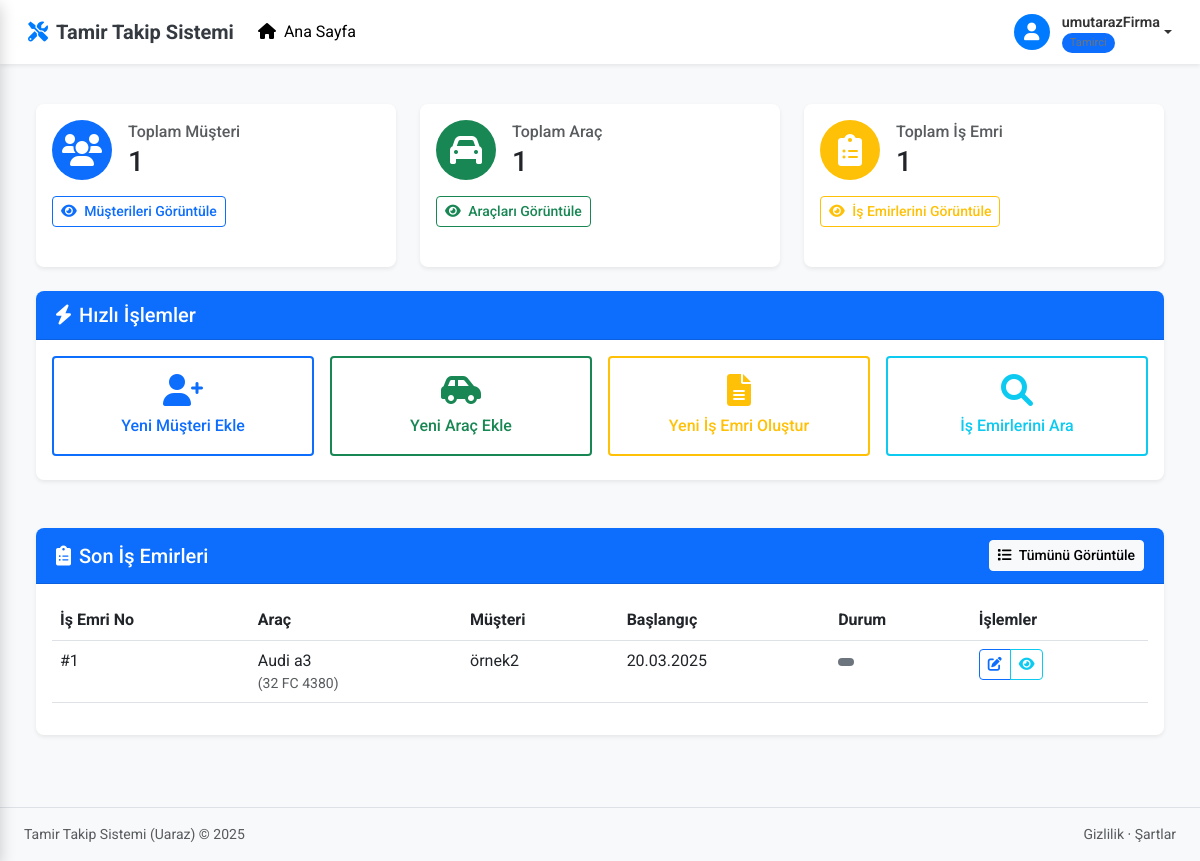
Before: /home/ (signed in) with the older database file.
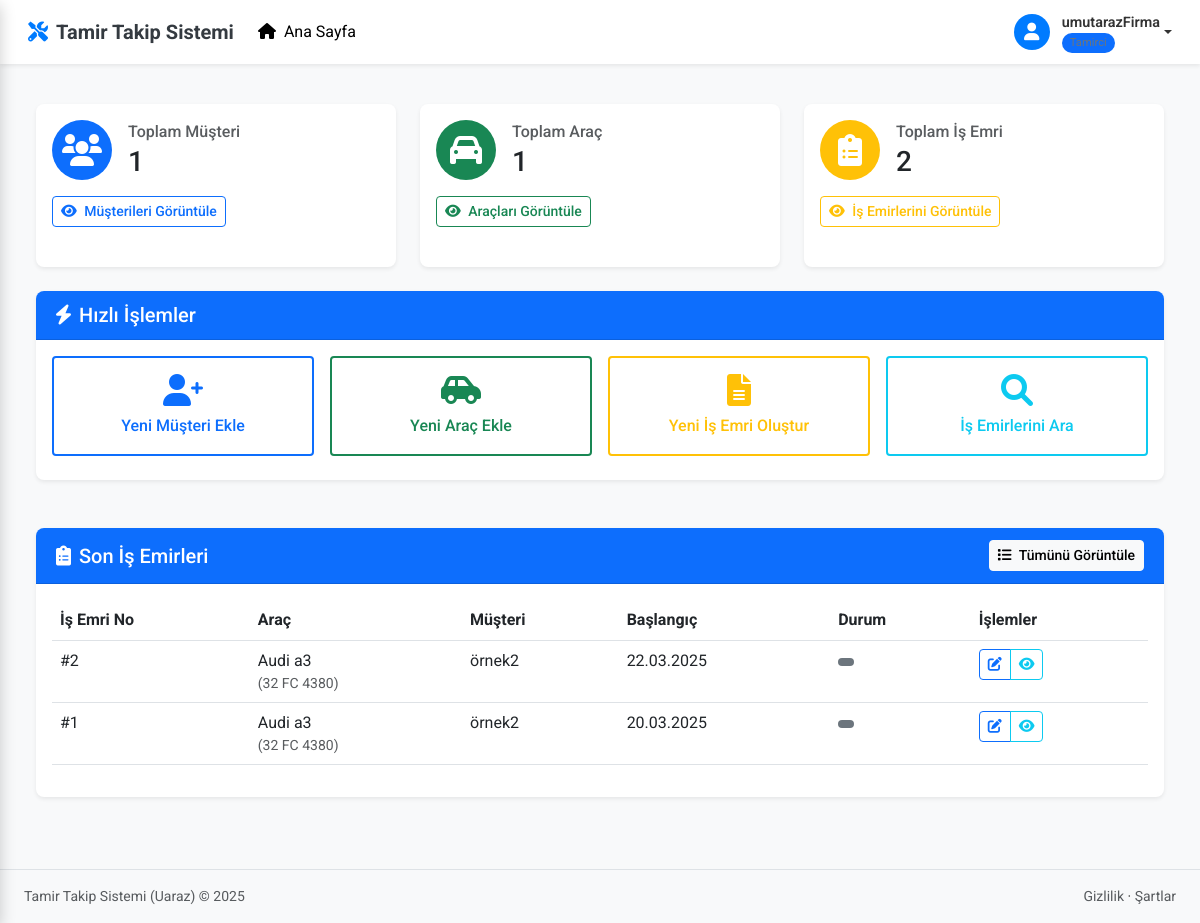
After: the same page with the newer database file.
### core/models.py (models this page shows, shortened)
class IsEmri(models.Model):
    DURUM_SECENEKLERI = (
        ('beklemede', 'Beklemede'),
        ('incelemede', 'İncelemede'),
        ('onarim_sureci', 'Onarım Sürecinde'),
        ('test_asamasi', 'Test Aşamasında'),
        ('tamamlandi', 'Tamamlandı'),
        ('iptal_edildi', 'İptal Edildi'),
    )
    ONCELIK_SECENEKLERI = [
        ('normal', 'Normal'),
        ('yuksek', 'Yüksek'),
        ('acil', 'Acil'),
    ]
    arac = models.ForeignKey('Arac', on_delete=models.CASCADE, related_name='isemirleri')
    aciklama = models.TextField()
    durum = models.CharField(max_length=20, choices=DURUM_SECENEKLERI, default='beklemede')
    oncelik = models.CharField(max_length=10, choices=ONCELIK_SECENEKLERI, default='normal')
    teknisyen = models.ForeignKey(User, on_delete=models.SET_NULL, null=True, blank=True)
    baslama_tarihi = models.DateTimeField(
        verbose_name="Başlama Tarihi",
        default=timezone.now
    )
    bitis_tarihi = models.DateTimeField(null=True, blank=True, verbose_name="Bitiş Tarihi")
    olusturma_tarihi = models.DateTimeField(auto_now_add=True, verbose_name="Oluşturma Tarihi")
    yapilan_islemler = models.TextField(blank=True, verbose_name="Yapılan İşlemler")
    kullanilan_parcalar = models.TextField(blank=True, verbose_name="Kullanılan Parçalar")
    toplam_maliyet = models.DecimalField(max_digits=10, decimal_places=2, default=0, verbose_name="Toplam Maliyet")
    kilometre = models.IntegerField(null=True, blank=True, verbose_name="Kilometre")
    notlar = models.TextField(blank=True, verbose_name="Notlar")
    class Meta:
        ordering = ['-baslama_tarihi']
        verbose_name = "İş Emri"
        verbose_name_plural = "İş Emirleri"

class Arac(models.Model):
    musteri = models.ForeignKey(Musteri, on_delete=models.CASCADE)
    marka = models.CharField(max_length=100)
    model = models.CharField(max_length=100)
    plaka = models.CharField(max_length=20, unique=True)
    uretim_yili = models.IntegerField()
    uretim_yili = models.IntegerField(default=2000)
    _son_isemri_cache = None
    @property
    def son_isemri(self):
        """Aracın en son iş emrini döndürür"""
        if self._son_isemri_cache is not None:
            return self._son_isemri_cache
        try:
            return self.isemirleri.order_by('-olusturma_tarihi').first()
        except AttributeError:
            try:
                return self.isemri_set.order_by('-olusturma_tarihi').first()
            except:
                return None

class Musteri(models.Model):
    user = models.ForeignKey(User, on_delete=models.CASCADE, null=True, blank=True, default=None)
    ad = models.CharField(max_length=255)
    telefon = models.CharField(max_length=20)
    adres = models.TextField()
    email = models.EmailField(unique=True, blank=True, null=True)

### core/views.py (the view)
# urls.py: path('home/', login_required(tamirci_required(HomeView.as_view())), name='home'),
class HomeView(LoginRequiredMixin, TemplateView):
    template_name = "core/home.html"
    def dispatch(self, request, *args, **kwargs):
        if hasattr(request.user, 'profile') and request.user.profile.user_type == 'musteri':
            messages.warning(request, 'Bu sayfaya erişim izniniz bulunmamaktadır.')
            return redirect('musteri_portal')
        return super().dispatch(request, *args, **kwargs)
    def get_context_data(self, **kwargs):
        context = super().get_context_data(**kwargs)
        context['musteri_sayisi'] = Musteri.objects.count()
        context['arac_sayisi'] = Arac.objects.count()
        context['isemri_sayisi'] = IsEmri.objects.count()
        context['son_is_emirleri'] = IsEmri.objects.all().order_by('-baslama_tarihi')[:5]
        return context

### core/urls.py (called while the page is built)
def is_tamirci(user):
    return hasattr(user, 'profile') and user.profile.user_type == 'tamirci'

### core/templates/core/home.html (shortened to what the changed rows need)
{% extends 'core/base.html' %}
{% load static %}
{% block content %}
<div class="container-fluid py-4">
    <div class="row mb-4">
        <div class="col-md-4 col-sm-6 mb-3 mb-md-0 mx-auto">
            <div class="card border-0 shadow-sm h-100 stats-card home-stats-card">
                <div class="card-body">
                    <div class="d-flex align-items-center">
                        <div>
                            <h6 class="text-muted mb-1">Toplam İş Emri</h6>
                            <h3 class="mb-0">{{ isemri_sayisi }}</h3>
                        </div>
                    </div>
                </div>
            </div>
        </div>
    </div>
    <div class="row d-none d-md-flex">
        <div class="col-12">
            <div class="card border-0 shadow-sm">
                <div class="card-body">
                    <div class="table-responsive">
                        <table class="table table-hover">
                            <thead>
                                <tr>
                                    <th>İş Emri No</th>
                                    <th>Araç</th>
                                    <th class="d-none d-md-table-cell">Müşteri</th>
                                    <th class="d-none d-sm-table-cell">Başlangıç</th>
                                    <th>Durum</th>
                                    <th>İşlemler</th>
                                </tr>
                            </thead>
                            <tbody>
                                {% for is_emri in son_is_emirleri %}
                                <tr>
                                    <td>#{{ is_emri.id }}</td>
                                    <td>
                                        <div>{{ is_emri.arac.marka }} {{ is_emri.arac.model }}</div>
                                        <small class="text-muted d-none d-sm-block">({{ is_emri.arac.plaka }})</small>
                                    </td>
                                    <td class="d-none d-md-table-cell">{{ is_emri.arac.musteri.ad }}</td>
                                    <td class="d-none d-sm-table-cell">{{ is_emri.baslama_tarihi|date:"d.m.Y" }}</td>
                                    <td>
                                        <span class="badge {% if is_emri.durum == 'tamamlandi' %}bg-success{% elif is_emri.durum == 'devam_ediyor' or is_emri.durum == 'tamirde' or is_emri.durum == 'inceleniyor' %}bg-warning{% else %}bg-secondary{% endif %}">
                                        </span>
                                    </td>
                                    <td>
                                        <div class="btn-group">
                                            <a href="{% url 'isemri_duzenle' is_emri.id %}" class="btn btn-sm btn-outline-primary">
                                                <i class="fas fa-edit"></i>
                                            </a>
                                            <a href="{% url 'tamir_durum' is_emri.id %}" class="btn btn-sm btn-outline-info">
                                                <i class="fas fa-eye"></i>
                                            </a>
                                        </div>
                                    </td>
                                </tr>
                                {% endfor %}
                            </tbody>
                        </table>
                    </div>
                </div>
            </div>
        </div>
    </div>
</div>
{% endblock %}

Changed rows visible on the page:
added IsEmri: id "2", arac.marka "Audi", arac.model "a3", arac.plaka "32 FC 4380", arac.musteri.ad "örnek2", baslama_tarihi "22.03.2025"
Other visible differences:
{{ isemri_sayisi }}: "1" → "2"
